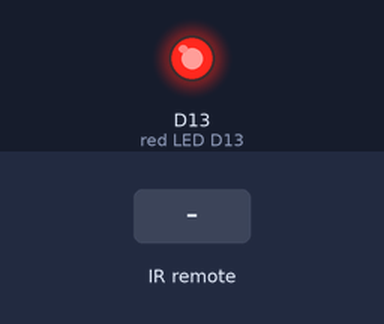
A program run on a simulated Circuit Playground running CircuitPython. Shown: output pins drawn as LEDs (lit = HIGH). The inputs (shaded band) are chosen by the test bench. What the program prints to the serial console is not drawn.

Above: at 1.2 s.
1.3 s: infrared code 0x45 received
Timing chart, 0 to 4.3 s (numbered marks = the images above; inputs shaded):
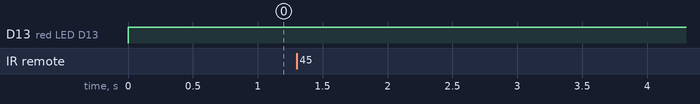

The program:

cpx_ir_receive.py
```python
"""THIS EXAMPLE REQUIRES A SEPARATE LIBRARY BE LOADED ONTO YOUR CIRCUITPY DRIVE.
This example requires the adafruit_irremote.mpy library.

This example uses the IR receiver found near the center of the board. Works with another CPX
running the cpx_ir_transmit.py example. The NeoPixels will light up when the buttons on the
TRANSMITTING CPX are pressed!"""
import pulseio
import board
import adafruit_irremote
from adafruit_circuitplayground.express import cpx

# Create a 'pulseio' input, to listen to infrared signals on the IR receiver
pulsein = pulseio.PulseIn(board.IR_RX, maxlen=120, idle_state=True)
# Create a decoder that will take pulses and turn them into numbers
decoder = adafruit_irremote.GenericDecode()

while True:
    cpx.red_led = True
    pulses = decoder.read_pulses(pulsein)
    try:
        # Attempt to convert received pulses into numbers
        received_code = decoder.decode_bits(pulses, debug=False)
    except adafruit_irremote.IRNECRepeatException:
        # We got an unusual short code, probably a 'repeat' signal
        continue
    except adafruit_irremote.IRDecodeException:
        # Something got distorted
        continue

    print("Infrared code received: ", received_code)
    if received_code == [66, 84, 78, 65]:
        print("Button A signal")
        cpx.pixels.fill((100, 0, 155))
    if received_code == [66, 84, 78, 64]:
        print("Button B Signal")
        cpx.pixels.fill((210, 45, 0))
```

Measured:
- after the input at 1.3 s, every drawn part: stays the same
